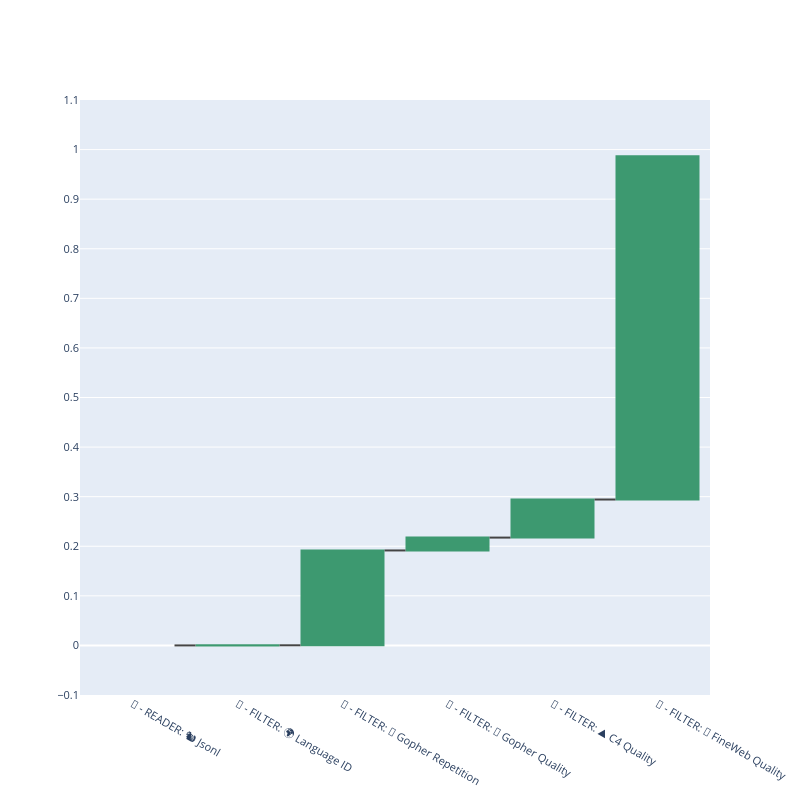

Source (notebook cell):
### Markdown cell above
## Filter Contributions (Waterfall Chart)
*Operationalized hypothesis*: LangID will be associated with the highest contributions to data distortion (measured by LRP).

The results are **negative**. For these data sources, the FineWeb Quality filter contributes the most to data distortion overall.

### Code cell
def render_algo_lrp_contribution(subset_key, color_map=COLOR_MAP, width=800, height=800, font_size=11):
    df = series[subset_key]
    fig = go.Figure(go.Waterfall(
        orientation="v",
        x=df.stage_name,
        y=df.lrp,
    ))
    fig.update_yaxes(dtick=0.1, range=[-0.1,1.1])
    fig.update_layout(width=width, height=height, font=dict(size=font_size))
    return fig

render_algo_lrp_contribution("overall", height=800)
# render_lrp_contribution("overall", height=500).write_image(f"../output/eval/images/retention/lrp_by_stage.png")

### Figure 1 — Plotly figure (JSON) as saved in the notebook; plotly's stock layout.template omitted (floating-point values rounded to 4 significant figures)
{"data": [{"orientation": "v", "type": "waterfall", "x": ["📖 - READER: 🐿 Jsonl", "🔻 - FILTER: 🌍 Language ID", "🔻 - FILTER: 👯 Gopher Repetition", "🔻 - FILTER: 🥇 Gopher Quality", "🔻 - FILTER: ⛰ C4 Quality", "🔻 - FILTER: 🍷 FineWeb Quality"], "y": [-0.0, 0.0002473, 0.1913, 0.02594, 0.07678, 0.6923]}], "layout": {"font": {"size": 11}, "height": 800, "width": 800, "yaxis": {"dtick": 0.1, "range": [-0.1, 1.1]}}}
